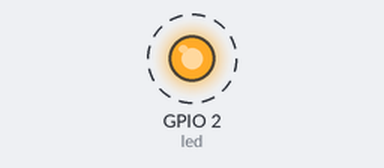
This program was run on a simulated ESP32 board running MicroPython. Parts: output pins drawn as LEDs (lit = HIGH). Dashed ring = blinking. What the program prints to the serial console is not drawn. At 14.0 s the program stops and its outputs stay as they are.

Above: at 0.5 s.
Timing chart, 0 to 4.6 s (numbered marks = the images above):
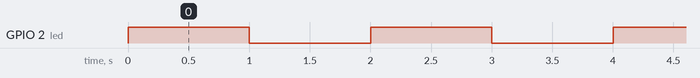

The program:

led_blink.py
```python
# (licence header left out)
from machine import Pin
from time import sleep

print("----First ESP32 WROOM 32 with MicroPython----\n")
print("----LED Blink on GPIO 2 on ESP32 WROOM 32----\n")
print("------------Blinking LED  7 times------------\n")

# Variable to count (ON & OFF) events
count = 0

# Configure GPIO 2 as OUTPUT
led = Pin(2, Pin.OUT)

while True:
  # LED ON
  led.value(1)
  print("STATUS - LED ON")
  sleep(1)

  # LED OFF
  led.value(0)
  print("STATUS - LED OFF")
  sleep(1)

  # count increment
  count = count + 1
  print("count = {0}\n".format(count))

  # checking for a count
  if count == 7:
    print("Done!!! Exiting\n")
    break

exit(0)

# End of script
```

Measured:
- by itself, GPIO 2 (led): alternates HIGH for 1.0 s and LOW for 1.0 s, 14 changes in all, then stays LOW
